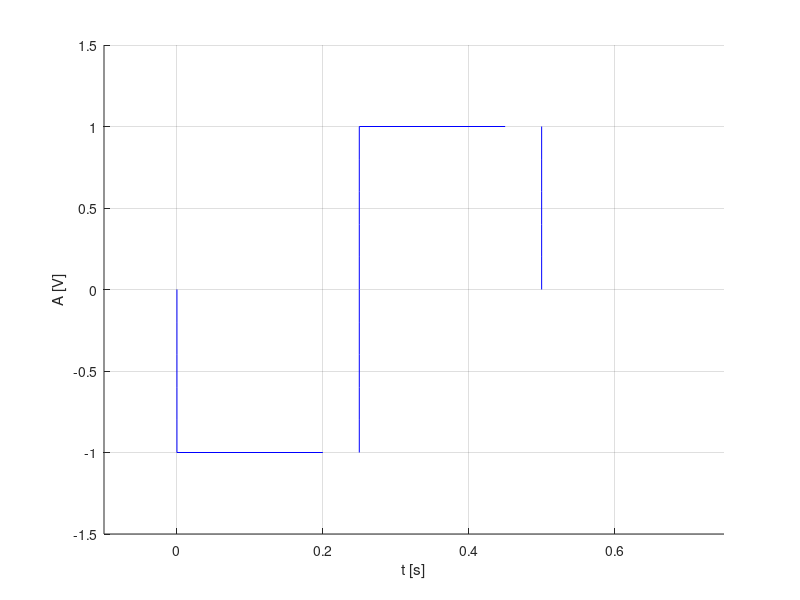

Recreate this plot in MATLAB.
%Se va genera un semnal cu rezolutie temporara de 2ms, 20ms
%200ms pentru un semnal continuu de tipul:
%3. Semnal dreptunghiular multinivel, aleator
% Durata fiec?rui nivel: 0,25 s.
% Nivelurile
%a) {-1, 1}
%b) {-3,-1,1,3}
%c) {-5,-3,-1,1,3,5}
%d) {-7,-5,-3,-1,1,3,5,7}

hold on
xlabel('t [s]'),ylabel('A [V]')
%a) nivelurile {-1, 1}
%Rezolutia temporara de 2ms



%y variaza de la 0 la -1
y=0:-0.2:-1;
x=y*0;
plot(x,y,'b')
%nivel -1
x = 0: 0.2: 1/4;
y = -1+0*x;
plot(x, y, 'b'),grid

%x=1/4;y variaza de la -1 la 1
y=-1:0.2:1;
x=y*0+1/4;
plot(x,y,'b')

%nivel 1
x = 1/4:0.2:1/2;
y=1+0*x;
plot(x,y,'b')

%x=1/2; y variaza de la 1 la -1
y=1:-0.2:0;
x=y*0+1/2;
plot(x,y,'b')

axis([-0.1 3/4 -1.5 1.5])


%